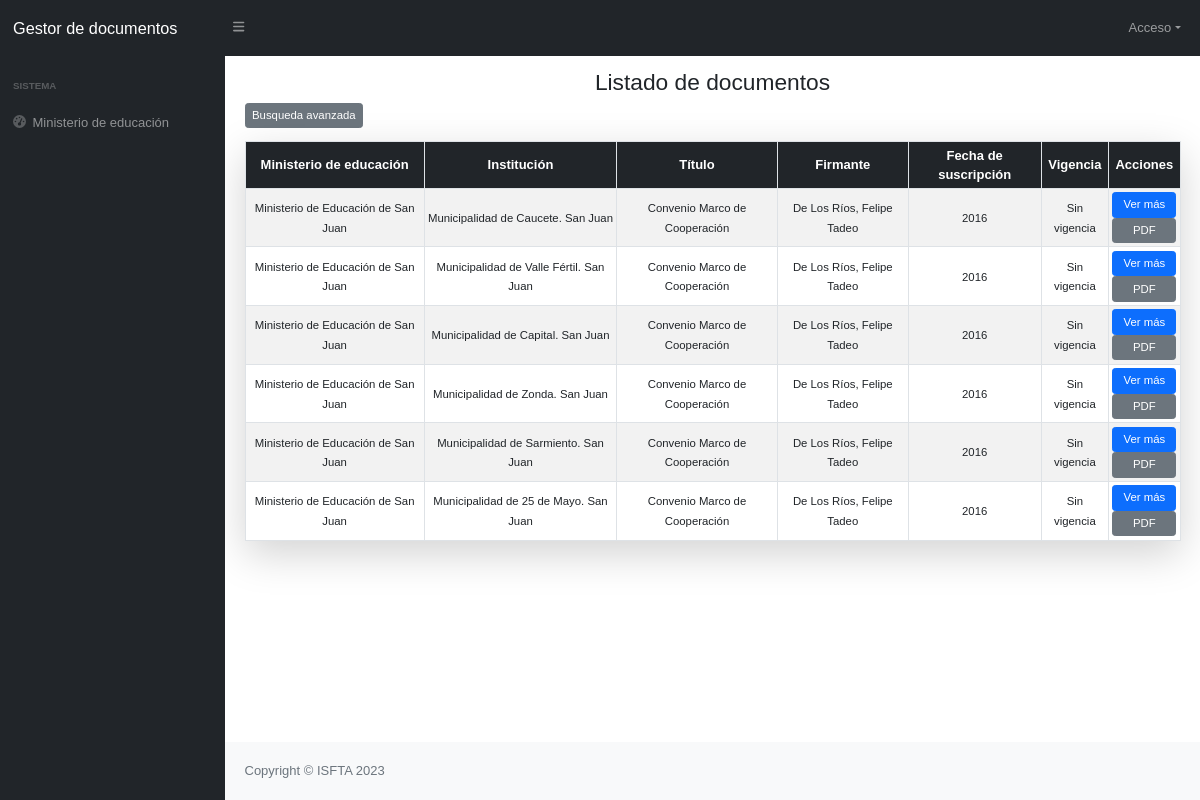
Before: / with the older database file.
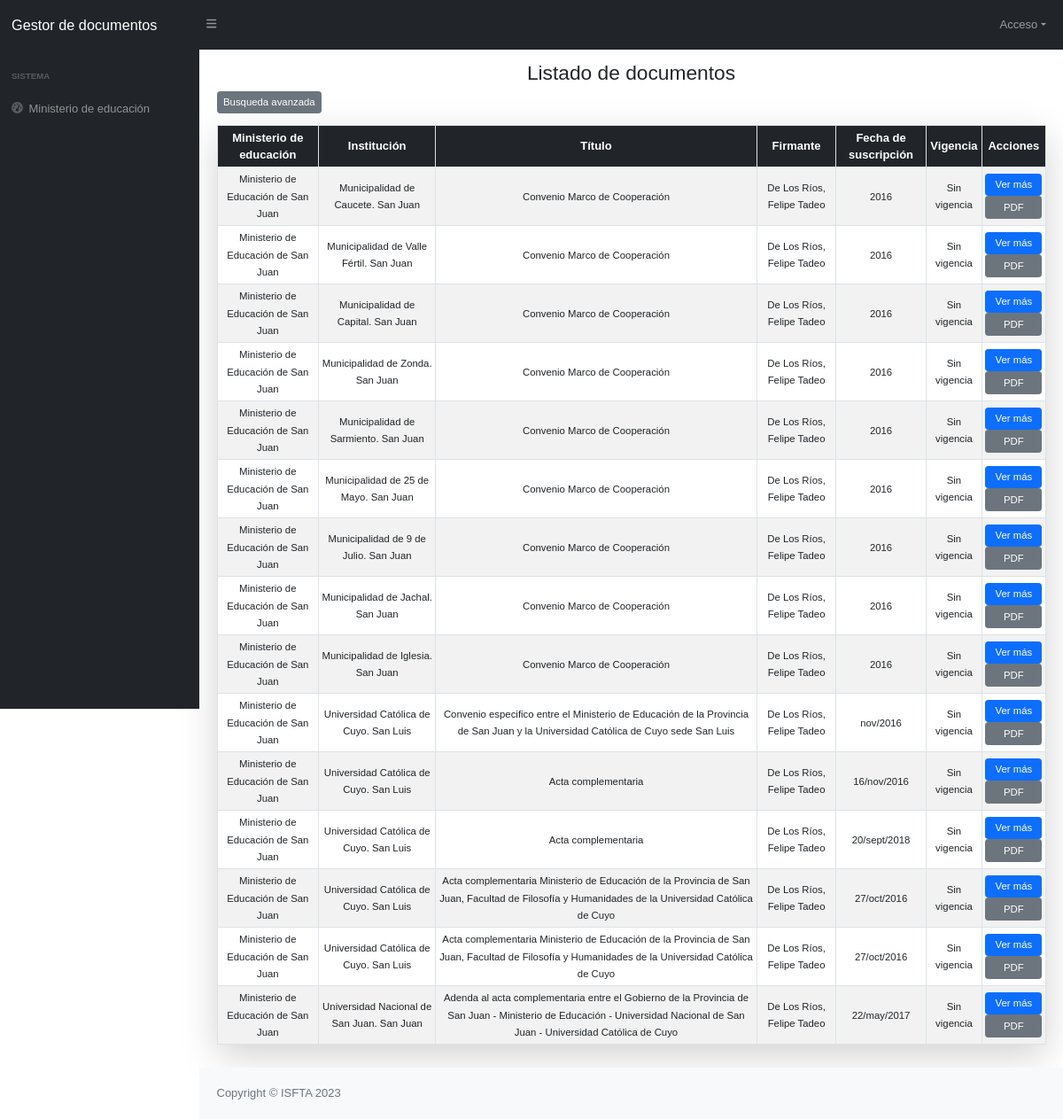
After: the same page with the newer database file.
### tables this page shows
CREATE TABLE `documento` (
  `id` int(11) NOT NULL,
  `titulo_id` int(11) NOT NULL,
  `min_edu_id` int(11) NOT NULL,
  `fechaSuscripcion` varchar(60) NOT NULL,
  `vigencia_id` int(11) DEFAULT NULL,
  `terminoPropuesto_id` int(11) NOT NULL,
  `terminoControlado_id` int(11) NOT NULL,
  `institucion_id` int(11) DEFAULT NULL,
  `autor_id` int(11) DEFAULT NULL,
  `ubicacion_id` int(11) NOT NULL,
  `responsable` varchar(60) DEFAULT NULL,
  `archivoAdjunto` varchar(255) DEFAULT NULL,
  `status` int(11) NOT NULL DEFAULT 1
);

CREATE TABLE `ministerio_educacion` (
  `id` int(11) NOT NULL,
  `nombre` varchar(200) DEFAULT NULL
);

CREATE TABLE `institucion` (
  `id` int(11) NOT NULL,
  `nombre` varchar(150) NOT NULL
);

CREATE TABLE `titulos` (
  `id` int(11) NOT NULL,
  `nombre` text NOT NULL
);

CREATE TABLE `vigencia` (
  `id` int(11) NOT NULL,
  `nombre` varchar(40) NOT NULL
);

### controllers/Documento.php (called while the page is built, shortened)
<?php
    class DocumentoController
    {
        private $documento;
        public function __construct()
        {
            require_once 'models/DocumentoModel.php';
            $this->documento = new DocumentoModel;
        }
        public function index()
        {
            $data['titulo']="Listado de documentos";
            $data['documentos']=$this->documento->getDocumentos();
            require_once 'views/documentos/documentos.php';
        }
    }

### assets/config/Database.php (called while the page is built)
<?php
    class Database
    {
        public static function conectar()
        {
            $dns="mysql:host=" . DB_HOST .";dbname=" . DB_NAME . ";charset=" . DB_CHARSET;
            $options=[
                PDO::ATTR_ERRMODE => PDO::ERRMODE_EXCEPTION,
                PDO::ATTR_EMULATE_PREPARES => false
            ];
            try {
                $conn=new PDO($dns,DB_USERNAME,DB_PASSWORD,$options);
                return $conn;
            } catch (PDOException $e) {
                echo "ERROR: " . $e->getMessage() . '<br>';
                exit;
            }
        }
    }

### models/DocumentoModel.php (called while the page is built, shortened)
<?php
    class DocumentoModel
    {
        private $db;
        public function __construct()
        {
            $this->db = Database::conectar();
        }
        public function getDocumentos()
        {
            $sentencia=$this->db->query("CALL sp_select_documentos()");
            $response=$sentencia->fetchAll(PDO::FETCH_ASSOC);
            return $response;
        }
    }

### views/documentos/documentos.php (the view, shortened to what this page needs)
<?php require_once 'views/templates/header.php'; ?>
        <div class="row my-3">
            <div class="col-12">
                <h2 class="text-center lead fs-3"><?= $data['titulo'] ?></h2>
                <a name="" id="" class="btn btn-secondary btn-sm" href="index.php?c=Documento&m=search" role="button">Busqueda avanzada</a>
            </div>
        </div>
        <div class="row my-3">
            <div class="col-12">
                    <div class="table-responsive-sm">
                        <table class="table table-striped table-bordered shadow-lg table-sm" style="width:100%">
                            <thead class="bg-dark text-white">
                                <tr>
                                    <th class="text-center align-middle" scope="col">Ministerio de educación</th>
                                    <th class="text-center align-middle" scope="col">Institución</th>
                                    <th class="text-center align-middle" scope="col">Título</th>
                                    <th class="text-center align-middle" scope="col">Firmante</th>
                                    <th class="text-center align-middle" scope="col">Fecha de suscripción</th>
                                    <th class="text-center align-middle" scope="col">Vigencia</th>
                                    <th class="text-center align-middle" scope="col" style="width: 100;">Acciones</th>
                                </tr>
                            </thead>
                            <tbody>
                                    <?php foreach($data['documentos'] as $documento): ?>
                                        <tr class="">
                                            <td class="text-center align-middle"><small><?= $documento['ministerio']; ?></small></td>
                                            <td class="text-center align-middle"><small><?= $documento['institucion']; ?></small></td>
                                            <td class="text-center align-middle" scope="row"><small><?= $documento['titulo']; ?></small></td>
                                            <td class="text-center align-middle"><small><?= $documento['autor']; ?></small></td>
                                            <td class="text-center align-middle"><small><?= $documento['fechaSuscripcion']; ?></small></td>
                                            <td class="text-center align-middle"><small><?= $documento['vigencia']; ?></small></td>
                                            <td class="text-center align-middle">
                                                <a name="" id="" class="btn btn-primary btn-sm d-block" href="index.php?c=Documento&m=show&id=<?= $documento['idDocumento'];?>&token=<?= hash_hmac('sha1',$documento['idDocumento'],KEY_TOKEN); ?>" role="button">Ver más</a>
                                                <a name="" id="" class="btn btn-secondary btn-sm px-4 d-block" href="assets/archivos/<?= $documento['archivoAdjunto']; ?>" target="_BLANK" role="button">PDF</a>
                                            </td>
                                        </tr>
                                    <?php endforeach ?>
                            </tbody>
                        </table>
                    </div>
            </div>
        </div>
<?php require_once 'views/templates/footer.php'; ?>

### index.php (shortened to what this page needs)
<?php
    require_once 'assets/config/Database.php';
    require_once 'controllers/Documento.php';
    if(!empty($_GET['c'])){
        $controlador=cargarControlador($_GET['c']);
        if(isset($_GET['m'])){
            if(isset($_GET['id'])){
                if(isset($_GET['token'])){
                    cargarMetodo($controlador,$_GET['m'],$_GET['id'],$_GET['token']);
                }else{
                    cargarMetodo($controlador,$_GET['m'],$_GET['id']);
                }
            }else{
                cargarMetodo($controlador,$_GET['m']);
            }
        }else{
            cargarMetodo($controlador,METODO_PRINCIPAL);
        }
    }else{
        $controlador=cargarControlador(CONTROLADOR_PRINCIPAL);
        $controlador->{METODO_PRINCIPAL}();
    }

### views/templates/header.php (shortened to what this page needs)
<!DOCTYPE html>
<html lang="en">
<head>
    <link href="css/style.min.css" rel="stylesheet" />
    <link href="css/styles.css" rel="stylesheet" />
    <link rel="stylesheet" href="css/boxicons.min.css">
    <link rel="stylesheet" href="css/jquery.dataTables.min.css">
    <link rel="stylesheet" href="css/customStyle.css">
</head>
<body class="sb-nav-fixed">
    <nav class="sb-topnav navbar navbar-expand navbar-dark bg-dark">
        <a class="navbar-brand ps-3" href="index.php">Gestor de documentos</a>
        <button class="btn btn-link btn-sm order-1 order-lg-0 me-4 me-lg-0" id="sidebarToggle" href="#!"><i
                class="fas fa-bars"></i></button>
        <ul class="navbar-nav ms-auto ms-auto me-0 me-md-3 my-2 my-md-0">
            <li class="nav-item dropdown">
            <?php if(isset($_SESSION['usuario']) && $_SESSION['usuario'] == "Administrador"):?>
                    <a class="nav-link dropdown-toggle" id="navbarDropdown" href="#" role="button" data-bs-toggle="dropdown"
                    aria-expanded="false">Administrador</a>
            <?php else: ?>
                    <a class="nav-link dropdown-toggle" id="navbarDropdown" href="#" role="button" data-bs-toggle="dropdown"
                    aria-expanded="false">Acceso</a>
            <?php endif ?>
            </li>
        </ul>
    </nav>
    <div id="layoutSidenav">
        <div id="layoutSidenav_nav">
            <nav class="sb-sidenav accordion sb-sidenav-dark" id="sidenavAccordion">
                <div class="sb-sidenav-menu">
                    <div class="nav">
                        <div class="sb-sidenav-menu-heading">Sistema</div>
                            <a class="nav-link" href="index.php">
                                <div class="sb-nav-link-icon"><i class="fas fa-tachometer-alt"></i></div>
                                Ministerio de educación
                            </a>
                    </div>
                </div>
            </nav>
        </div>
        <div id="layoutSidenav_content">
            <main>
                <div class="container-fluid px-4">

### views/templates/footer.php (shortened to what this page needs)
</div>
            </main>
            <footer class="py-4 bg-light mt-auto">
                <div class="container-fluid px-4">
                    <div class="d-flex align-items-center justify-content-between small">
                        <div class="text-muted">Copyright &copy; ISFTA 2023</div>
                    </div>
                </div>
            </footer>
        </div>
    </div>
</body>
</html>

### css/customStyle.css (style rules this page uses)
*, *::after, *::before { font-family: Verdana, Geneva, Tahoma, sans-serif; font-size: 13px; }

Changed rows visible on the page:
added documento: min_edu.nombre "Ministerio de Educación de San Juan", institucion.nombre "Municipalidad de 9 de Julio. San Juan", titulo.nombre "Convenio Marco de Cooperación", autor "De Los Ríos, Felipe Tadeo", fechaSuscripcion "2016", vigencia.nombre "Sin vigencia"
added documento: min_edu.nombre "Ministerio de Educación de San Juan", institucion.nombre "Municipalidad de Jachal. San Juan", titulo.nombre "Convenio Marco de Cooperación", autor "De Los Ríos, Felipe Tadeo", fechaSuscripcion "2016", vigencia.nombre "Sin vigencia"
added documento: min_edu.nombre "Ministerio de Educación de San Juan", institucion.nombre "Municipalidad de Iglesia. San Juan", titulo.nombre "Convenio Marco de Cooperación", autor "De Los Ríos, Felipe Tadeo", fechaSuscripcion "2016", vigencia.nombre "Sin vigencia"
added documento: min_edu.nombre "Ministerio de Educación de San Juan", institucion.nombre "Universidad Católica de Cuyo. San Luis", titulo.nombre "Convenio especifico entre el Ministerio de Educación de la Provincia de San Juan y la Universidad Católica de Cuyo sede San Luis", autor "De Los Ríos, Felipe Tadeo", fechaSuscripcion "nov/2016", vigencia.nombre "Sin vigencia"
added documento: min_edu.nombre "Ministerio de Educación de San Juan", institucion.nombre "Universidad Católica de Cuyo. San Luis", titulo.nombre "Acta complementaria", autor "De Los Ríos, Felipe Tadeo", fechaSuscripcion "16/nov/2016", vigencia.nombre "Sin vigencia"
added documento: min_edu.nombre "Ministerio de Educación de San Juan", institucion.nombre "Universidad Católica de Cuyo. San Luis", titulo.nombre "Acta complementaria", autor "De Los Ríos, Felipe Tadeo", fechaSuscripcion "20/sept/2018", vigencia.nombre "Sin vigencia"
added documento: min_edu.nombre "Ministerio de Educación de San Juan", institucion.nombre "Universidad Católica de Cuyo. San Luis", titulo.nombre "Acta complementaria Ministerio de Educación de la Provincia de San Juan, Facultad de Filosofía y Humanidades de la Universidad Católica de Cuyo", autor "De Los Ríos, Felipe Tadeo", fechaSuscripcion "27/oct/2016", vigencia.nombre "Sin vigencia"
added documento: min_edu.nombre "Ministerio de Educación de San Juan", institucion.nombre "Universidad Católica de Cuyo. San Luis", titulo.nombre "Acta complementaria Ministerio de Educación de la Provincia de San Juan, Facultad de Filosofía y Humanidades de la Universidad Católica de Cuyo", autor "De Los Ríos, Felipe Tadeo", fechaSuscripcion "27/oct/2016", vigencia.nombre "Sin vigencia"
added documento: min_edu.nombre "Ministerio de Educación de San Juan", institucion.nombre "Universidad Nacional de San Juan. San Juan", titulo.nombre "Adenda al acta complementaria entre el Gobierno de la Provincia de San Juan - Ministerio de Educación - Universidad Nacional de San Juan - Universidad Católica de Cuyo", autor "De Los Ríos, Felipe Tadeo", fechaSuscripcion "22/may/2017", vigencia.nombre "Sin vigencia"
